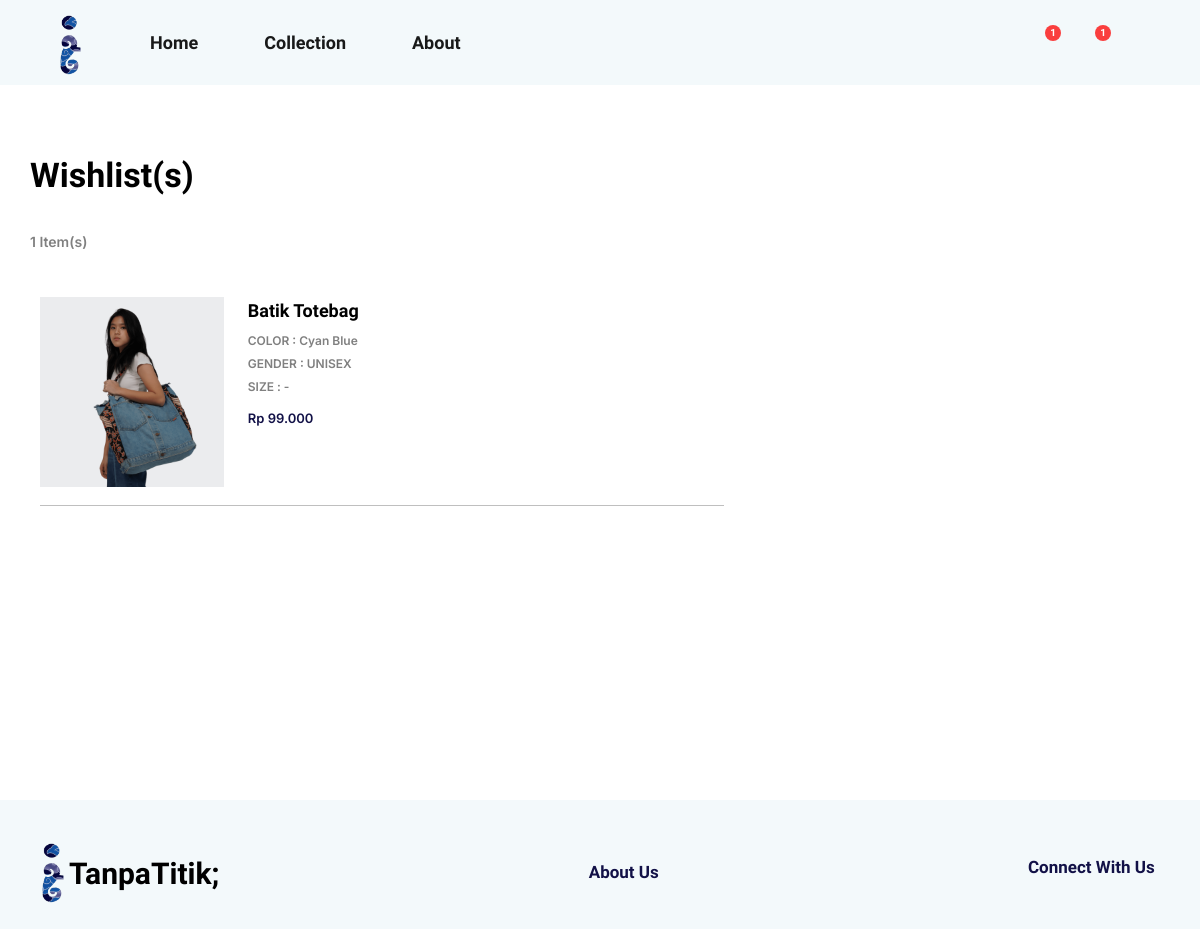
The page /wishlist/ (signed in) on the database as committed earlier.
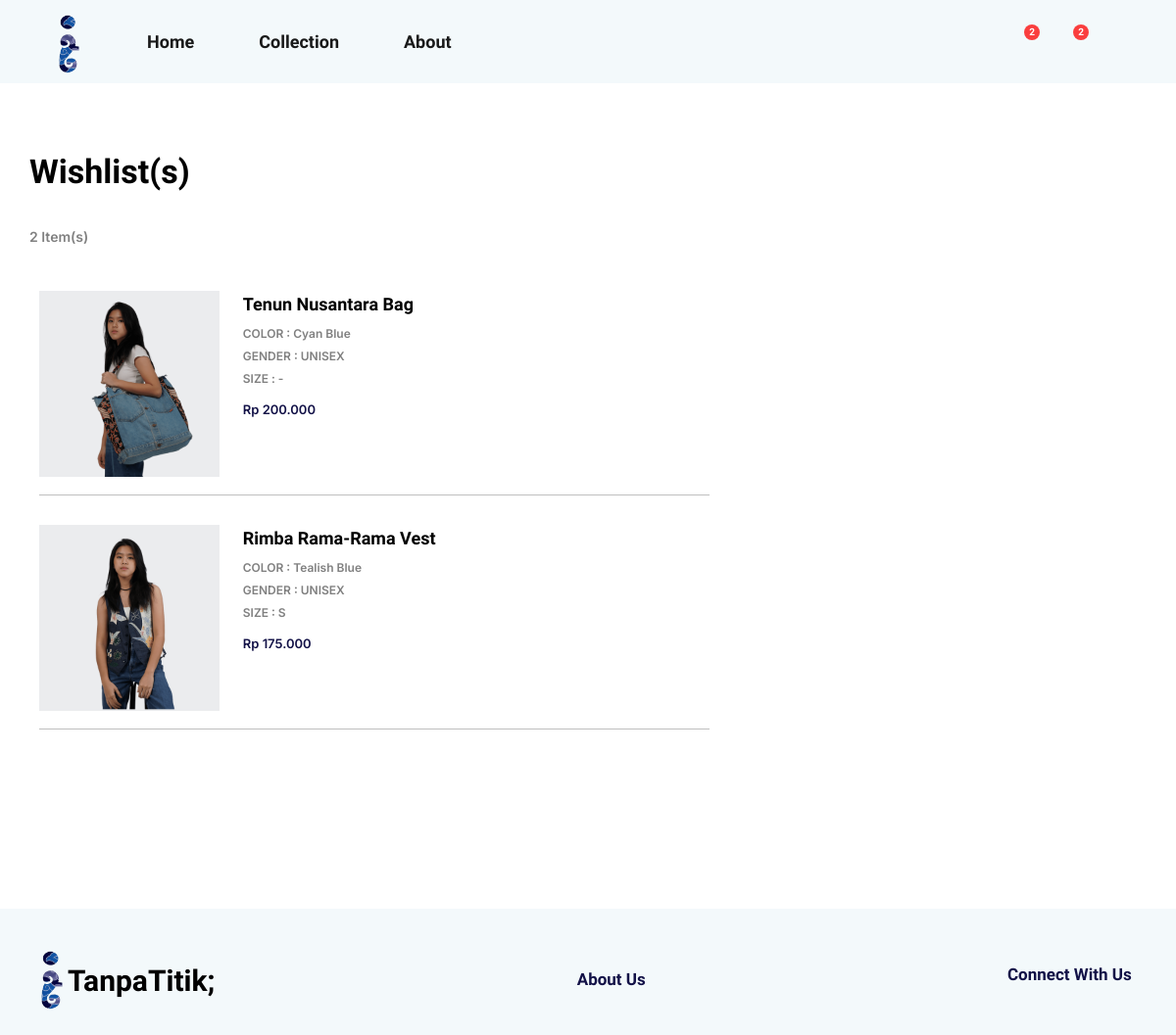
The same page on the database as committed later.
### mainPage/models.py (models this page shows, shortened)
class Order(models.Model):
    customer = models.ForeignKey(Customer, on_delete=models.SET_NULL,null=True)
    status = models.ForeignKey(OrderStatus, on_delete=models.SET_NULL, null=True, blank=True)
    date_ordered = models.DateField(auto_now_add=True) # Not like that
    complete = models.BooleanField(default=False) # payment complete
    current = models.BooleanField(default=True) # if true, we can continue adding to cart. and displayed in the checkout page
    cancel = models.BooleanField(default=False)
    payment_method = models.CharField(max_length=200, null=True)
    transaction_id = models.CharField(max_length=200, null=True)
    terms = models.BooleanField(default=False)
    shipping_cost = models.IntegerField(default=0)
    delivery_time = models.CharField(max_length=200, null=True)
    @property
    def get_cart_items(self):
        orderitems = self.orderitem_set.all()
        total = sum([item.quantity for item in orderitems]) #The total quantity of the cart (all OrderItems)
        return total

class OrderItem(models.Model):
    product= models.ForeignKey(Products, on_delete=models.SET_NULL, blank=True, null=True) #When the customer is deleted, the OrderItem remains exist. However, the customer key is null
    order = models.ForeignKey(Order, on_delete=models.SET_NULL, blank=True, null=True)
    quantity = models.IntegerField(default=1)
    date_added = models.DateTimeField(auto_now_add=True, null=True, blank=True)

class Customer(models.Model):
    user = models.OneToOneField(User, on_delete=models.CASCADE, null=True, blank=True) #null and true so that you don't get errors when changing the models
    name = models.CharField(max_length=200, null=True)
    email = models.CharField(max_length=200, null=True)
    @property
    def wishlist_length(self):
        customer_wishlist = self.wishlist_set.all()
        return len(customer_wishlist)

class Wishlist(models.Model):
    customer = models.ForeignKey(Customer,on_delete=models.CASCADE, blank=True, null=True)
    product = models.ForeignKey(Products,on_delete=models.CASCADE, blank=True, null=True)

class Products(models.Model):
    name = models.CharField(max_length=200)
    product_index = models.IntegerField(default=0)
    img = models.ImageField(null=True, blank=True, upload_to="images/")
    color_circle = models.CharField(null=True, blank=True, max_length=200) #charfield or array?
    gender = models.CharField(null=True, blank=True, max_length=200)
    price = models.IntegerField(null=True,blank=True)
    offer = models.BooleanField(default=False)
    date = models.DateField(auto_now_add=True)
    status = models.CharField(null=True, blank=True, max_length=200)
    bio = models.CharField(null=True, blank=True, max_length=200)
    type = models.CharField(null=True, blank=True, max_length=200)
    size = models.CharField(null=True, blank=True, max_length=200)
    color = models.CharField(null=True, blank=True, max_length=200)
    color_hex = models.CharField(null=True, blank=True, max_length=200)
    stock = models.IntegerField(null=True,blank=True)

### mainPage/views.py (the view)
# urls.py: path("wishlist/", views.wishlist, name="wishlist"),
def wishlist(request):
    logo = Additional.objects.get(name="logo")
    wishlist = Wishlist.objects.all()
    if request.user.is_authenticated:
        customer = request.user.customer
        order, created = Order.objects.get_or_create(customer=customer, current=True)
        customer_wishlist = Wishlist.objects.filter(customer=customer)
    else:
        customer = None
        order = {'get_cart_total':0, 'get_cart_items':0}
        customer_wishlist = []
    context = {"logo":logo,"wishlist":wishlist,"customer_wishlist":customer_wishlist,"customer":customer,"order":order,}
    return render(request, "main/wishlist.html", context)

### mainPage/templatetags/custom_filters.py (called while the page is built)
@register.filter
def add_fullstop(value):
    if type(value) is str or type(value) is float :
        value = int(value)
    return format(value, ',d').replace(',', '.').strip('.')

### mainPage/templates/main/wishlist.html (shortened to what this page needs)
<!DOCTYPE html>
{% extends "main/base2.html" %}
{% load static %}
{% load custom_filters %}
    {% block head %}
    <link rel="stylesheet" type="text/css" href="{% static '/css/cart_wishlist/cart.css' %}">
    {% endblock head %}
    {% block content %}
    <div class="container cart-wishlist-content">
    <div class="cart-wishlist-heading"><div>Wishlist(s)</div></div>
    {% if user.is_authenticated %}
    <div class="wishlist-length">{{customer.wishlist_length}} Item(s)</div>
    <div class="cart-page">
        <div class="cart-page-1" style="min-height:350px;">
          {% if wishlist.count == 0 %}
          <div class="cart-empty" style="">
            <div class="cart-wishlist-heading" style="font-size:22px;margin-bottom:10px;">Your wishlist is currently empty</div>
            <a href="{% url 'home' %}#collection"><div class="checkout" style="width:200px;"><div class="but-text" style="font-size:15px;">DISCOVER MORE</div></div></a>
          </div>
          {% else %}
          {% for item in wishlist %}
          <a href="/product/{{item.product.id}}">
            <div class="cart-item">
              <div class="item-img">
                <img class="img_product img-cart-wishlist" src="{{item.product.img.url}}" alt="{{item.color_circle}}">
              </div>
              <div class="item-info">
                <div class="item-name-close" onclick="event.preventDefault()">
                  <div class="item-name">{{item.product.name}}</div>
                  <div class="item-close" data-bs-toggle="modal" data-bs-target="#exampleModal"></div>
                </div>
                <div class="color-size">COLOR : {{item.product.color}}</div>
                <div class="color-size" style="">GENDER : {{item.product.gender}}</div>
                <div class="color-size" style="margin-bottom:13px;">SIZE : {{item.product.size}}</div>
                {% if item.product.offer == False %}
                  <div class="item-price">Rp {{item.product.price|add_fullstop}}</div>
                {% else %}
                  <div class="item-price-old">Rp {{item.product.price|add_fullstop}}</div>
                  <div class="item-price-new">Rp {{item.product.products_offer.final_price|add_fullstop}}</div>
                {% endif %}
              </div>
            </div>
         </a>
          {% endfor %}
          {% endif %}
        </div>
      </div>
      {% else %}
        <div class="cart-empty">
          <div class="cart-wishlist-heading" style="font-size:22px;margin-bottom:10px;">Please Login to Begin Shopping</div>
          <a href="{% url 'login_page' %}#collection"><div class="checkout" style="width:200px;"><div class="but-text" style="font-size:15px;">LOG IN</div></div></a>
        </div>
      {% endif %}
    </div>
    {% endblock %}

### mainPage/templates/main/base2.html (shortened to what this page needs)
<!DOCTYPE html>
{% load static %}
<html lang="en">
<head>
    <link href="https://cdn.jsdelivr.net/npm/bootstrap@5.2.3/dist/css/bootstrap.min.css" rel="stylesheet">
    <link rel="stylesheet" href="https://cdnjs.cloudflare.com/ajax/libs/font-awesome/4.7.0/css/font-awesome.min.css">
    <link rel="stylesheet" type="text/css" href="{% static '/css/general/base2.css' %}">
    <link rel="stylesheet" type="text/css" href="{% static '/css/general/footer.css' %}">
    {% block head %}
    {% endblock head %}
</head>
<body>
   <nav class="navbar navbar-expand-lg bg-body-tertiary fixed-top" id="navMain" style="margin:0px;padding:10px">
    <div class="container-fluid">
      <a class="navbar-brand" id="logo_div" href="#"><img class="logo" src="{{logo.img.url}}" alt="TanpaTitik"></a>
      <div class="collapse navbar-collapse" id="navbarNavAltMarkup">
        <ul class="navbar-nav me-auto mb-2 mb-lg-0">
          <li class="nav-item">
            <a class="nav-link active" aria-current="page" href="{% url 'home' %}">Home</a>
          </li>
          <li class="nav-item">
            <a class="nav-link active" aria-current="page" href="{% url 'home' %}#collection">Collection</a>
          </li>
          <li class="nav-item">
            <a class="nav-link active" href="{% url 'about' %}">About</a>
          </li>
        </ul>
      </div>
      <span class="navbar-text nav_text">
        <form method='POST' action="{% url 'home' %}#collection">
          <div class="search-box">
          </div>
        </form>
        <a href="{% url 'profile' %}" class="base-link"></a>
        <a href="{% url 'wishlist' %}" class="base-link">
          {% if customer_wishlist.count > 0 %}
          <span class="button_badge"><div>{{customer_wishlist.count}}</div></span>
          {% endif %}
        </a>
        <a href="{% url 'cart' %}" class="base-link">
          {% if order.get_cart_items > 0 %}
          <span class="button_badge"><div>{{order.get_cart_items}}</div></span>
          {% endif %}
        </a>
      </span>
    </div>
  </nav>
<div id="content" ,name="content", class="main">
    {% block content %}{% endblock %}
</div>
<div class="container-fluid footer-container">
  <div class="container footer">
    <a href="{% url 'home' %}"><div class="footer-company"><img class="footer-logo" src="{{logo.img.url}}" alt="TanpaTitik"><div>TanpaTitik;</div></div></a>
    <a href="{% url 'about' %}"><div class="footer-link" style="cursor:pointer">About Us</div></a>
    <div class="footer-social">
      <div class="footer-link">
        Connect With Us
      </div>
    </div>
  </div>
</div>
</body>
</html>

Rows that differ between the two databases and show on the page:
computed for Order: get_cart_items "1" → "2"
computed for Customer: wishlist_length "1" → "2"
changed through a linked row, Wishlist "Cyan Blue": product.name "Batik Totebag" → "Tenun Nusantara Bag"; product.price|add_fullstop "99.000" → "200.000"
added Wishlist: product.img (picture), product.name "Rimba Rama-Rama Vest", product.color "Tealish Blue", product.gender "UNISEX", product.size "S", product.price|add_fullstop "175.000"
Other text that changed with them:
{{ customer_wishlist.count }}: "1" → "2"
